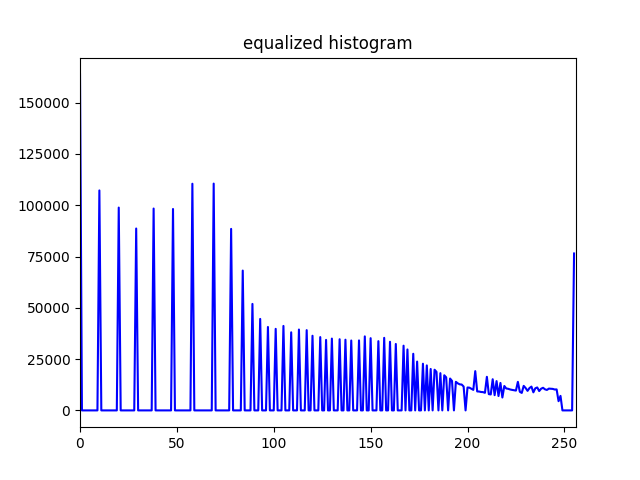
#> input picture image_processing/qc_381/hw2/q2/equal_histo.png, 640 x 480 px, given in place of underexposed.jpg, which was not available
$ python q2.py
#> lines starting #> are read from the running program, lines starting #| are printed output that depends on the picture; pictures that were not available may be replaced by others from this repository, and a replacement may not be noted
import numpy as np
import cv2
import matplotlib.pyplot as plt

#input <img>:   gray level img
#input <level>: pixel quantization level
#output:        histogram of img
def calHist(img, level):
    hist = np.zeros(level)
    (rows, cols) = (len(img), len(img[0]))
    for i in range(rows):
        for j in range(cols):
            assert img[i,j] >= 0 and img[i,j] < level
            hist[img[i,j]] += 1
    return hist

#input <hist>:   histogram of gray image
#input <color>:  color for line plot
#output:         save plot to current folder
def plot_save(i, title, path, hist, color, level):
    plt.figure(i)
    plt.xlim([0,level])
    plt.title(title)
    plt.plot(hist, color = color)
    plt.savefig(path)


def main():
    orig_under_img   = cv2.imread('./orig_images/underexposed.jpg')
#> orig_under_img is the input picture: shape (480, 640, 3); mean B, G, R 251.7, 238.3, 238.3
    orig_over_img    = cv2.imread('./orig_images/overexposed.jpg')
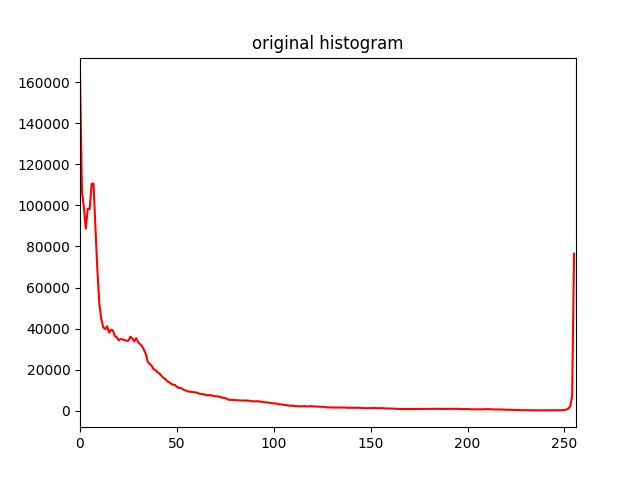
#> input picture image_processing/qc_381/hw2/q2/orig_histo.png, 640 x 480 px, given in place of overexposed.jpg, which was not available
#> orig_over_img is the input picture: shape (480, 640, 3); mean B, G, R 249.8, 249.8, 251.5

    orig_under_gray  = cv2.cvtColor(orig_under_img, cv2.COLOR_BGR2GRAY)
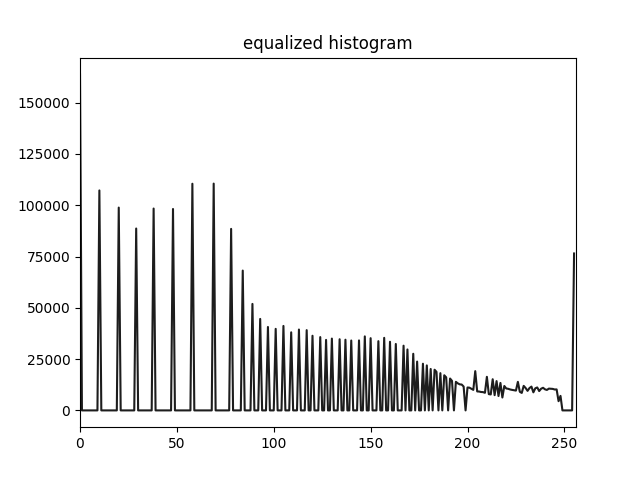
#> orig_under_gray: shape (480, 640); min 0, max 255, mean 239.8
    orig_over_gray   = cv2.cvtColor(orig_over_img, cv2.COLOR_BGR2GRAY)

    equal_under_gray = cv2.equalizeHist(orig_under_gray)
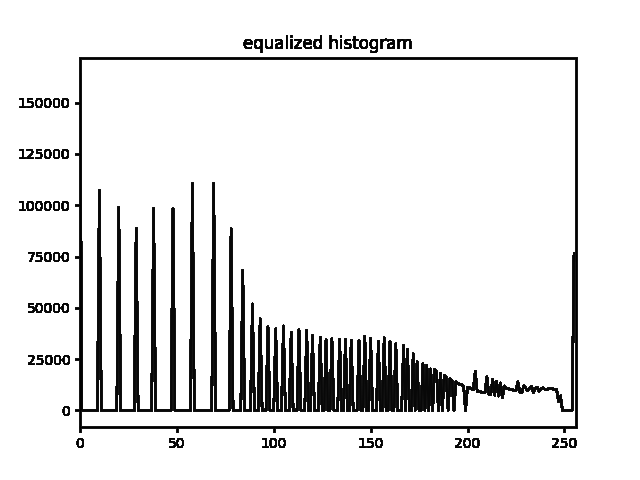
#> equal_under_gray: shape (480, 640); min 0, max 255, mean 230.7
    equal_over_gray  = cv2.equalizeHist(orig_over_gray)
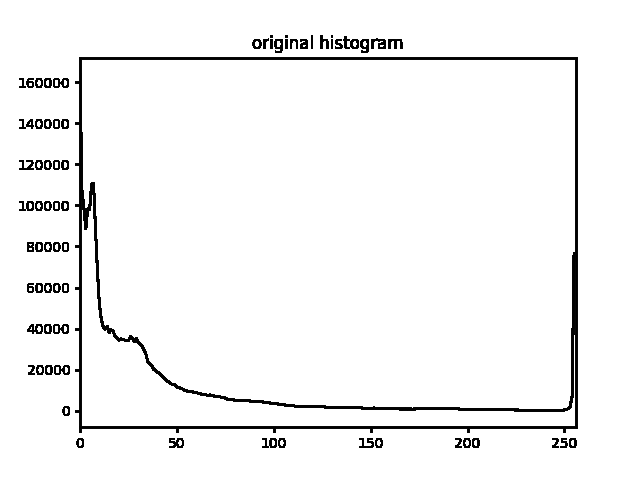
#> equal_over_gray: shape (480, 640); min 0, max 255, mean 244.9

    cv2.imwrite('./orig_under_gray.jpg', orig_under_gray)
    cv2.imwrite('./orig_over_gray.jpg', orig_over_gray)

    cv2.imwrite('./equal_under_gray.jpg', equal_under_gray)
    cv2.imwrite('./equal_over_gray.jpg', equal_over_gray)

    plot_save(1,"original under histogram", "./orig_under_histo.png", calHist(orig_under_gray,256),'r',256)
#> in calHist, `(rows, cols) = (len(img), len(img[0]))`: rows = 480; cols = 640
    plot_save(2,"equalized under histogram", "./equal_under_histo.png", calHist(equal_under_gray,256),'b',256)
#> call 2 of plot_save, with i = 2, title = 'equalized under histogram', path = './equal_under_histo.png', hist = array of shape (256,), color = 'b', level = 256
#> in plot_save (call 2), `plt.savefig(path)`:
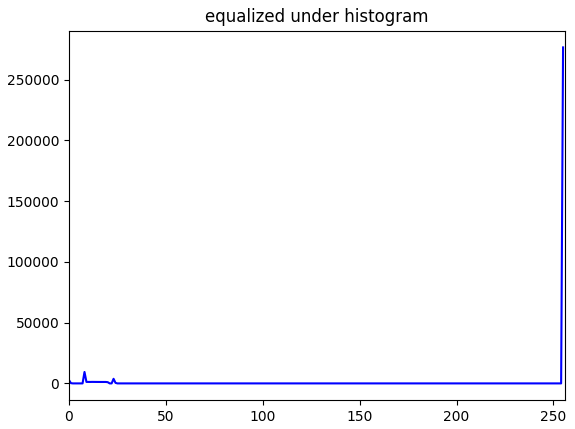
#> figure drawn by matplotlib, 1 panel; curve peaks at x = 255, y = 276468
    plot_save(3,"original over histogram", "./orig_over_histo.png", calHist(orig_over_gray,256),'r',256)
#> call 3 of plot_save, with i = 3, title = 'original over histogram', path = './orig_over_histo.png', hist = array of shape (256,), color = 'r', level = 256
#> in plot_save (call 3), `plt.savefig(path)`:
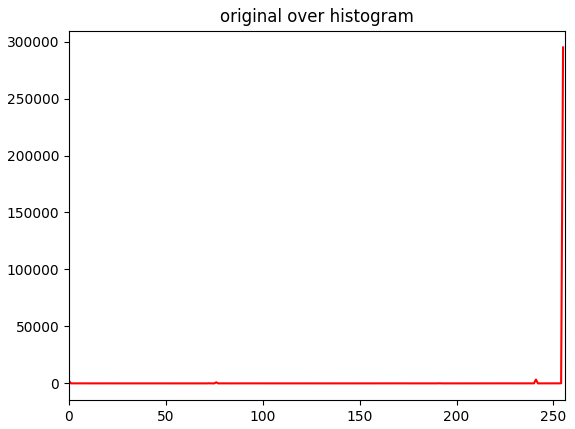
#> figure drawn by matplotlib, 1 panel; curve peaks at x = 255, y = 294891
    plot_save(4,"equalized over histogram", "./equal_over_histo.png", calHist(equal_over_gray,256),'b',256)
#> call 4 of plot_save, with i = 4, title = 'equalized over histogram', path = './equal_over_histo.png', hist = array of shape (256,), color = 'b', level = 256
#> in plot_save (call 4), `plt.savefig(path)`:
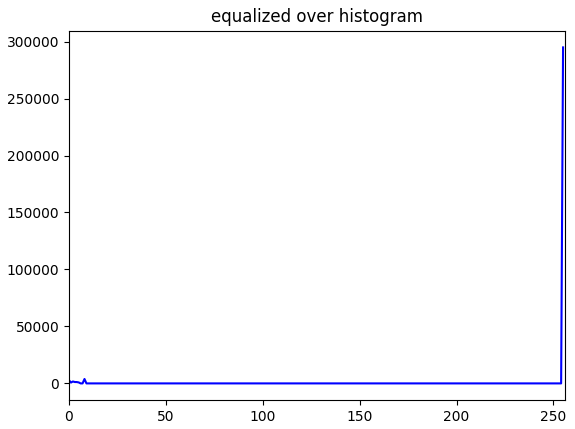
#> figure drawn by matplotlib, 1 panel; curve peaks at x = 255, y = 294891

if __name__ == "__main__":
    main()
